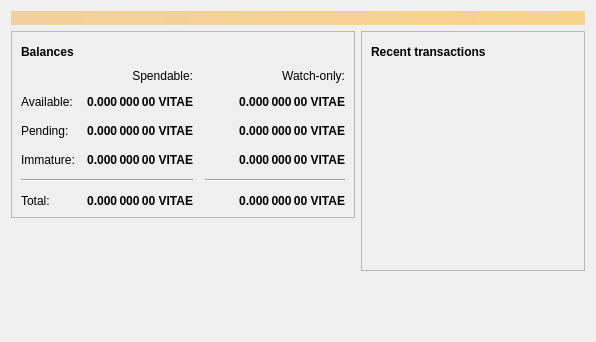
<?xml version="1.0" encoding="UTF-8"?>
<ui version="4.0">
 <class>OverviewPage</class>
 <widget class="QWidget" name="OverviewPage">
  <property name="geometry">
   <rect>
    <x>0</x>
    <y>0</y>
    <width>596</width>
    <height>342</height>
   </rect>
  </property>
  <property name="windowTitle">
   <string>Form</string>
  </property>
  <layout class="QVBoxLayout" name="topLayout">
   <item>
    <widget class="QLabel" name="labelAlerts">
     <property name="visible">
      <bool>false</bool>
     </property>
     <property name="styleSheet">
      <string notr="true">QLabel { background-color: qlineargradient(x1: 0, y1: 0, x2: 1, y2: 0, stop:0 #F0D0A0, stop:1 #F8D488); color:#000000; }</string>
     </property>
     <property name="wordWrap">
      <bool>true</bool>
     </property>
     <property name="margin">
      <number>3</number>
     </property>
     <property name="textInteractionFlags">
      <set>Qt::TextSelectableByMouse</set>
     </property>
    </widget>
   </item>
   <item>
    <layout class="QHBoxLayout" name="horizontalLayout" stretch="1,1">
     <item>
      <layout class="QVBoxLayout" name="verticalLayout_2">
       <item>
        <widget class="QFrame" name="frame">
         <property name="frameShape">
          <enum>QFrame::StyledPanel</enum>
         </property>
         <property name="frameShadow">
          <enum>QFrame::Raised</enum>
         </property>
         <layout class="QVBoxLayout" name="verticalLayout_4">
          <item>
           <layout class="QHBoxLayout" name="horizontalLayout_4">
            <item>
             <widget class="QLabel" name="label_5">
              <property name="font">
               <font>
                <weight>75</weight>
                <bold>true</bold>
               </font>
              </property>
              <property name="text">
               <string>Balances</string>
              </property>
             </widget>
            </item>
            <item>
             <widget class="QPushButton" name="labelWalletStatus">
              <property name="enabled">
               <bool>true</bool>
              </property>
              <property name="maximumSize">
               <size>
                <width>30</width>
                <height>16777215</height>
               </size>
              </property>
              <property name="toolTip">
               <string>The displayed information may be out of date. Your wallet automatically synchronizes with the Vitae network after a connection is established, but this process has not completed yet.</string>
              </property>
              <property name="text">
               <string/>
              </property>
              <property name="icon">
               <iconset resource="../vitae.qrc">
                <normaloff>:/icons/warning</normaloff>
                <disabledoff>:/icons/warning</disabledoff>:/icons/warning</iconset>
              </property>
              <property name="iconSize">
               <size>
                <width>24</width>
                <height>24</height>
               </size>
              </property>
              <property name="flat">
               <bool>true</bool>
              </property>
             </widget>
            </item>
            <item>
             <spacer name="horizontalSpacer_3">
              <property name="orientation">
               <enum>Qt::Horizontal</enum>
              </property>
              <property name="sizeHint" stdset="0">
               <size>
                <width>40</width>
                <height>20</height>
               </size>
              </property>
             </spacer>
            </item>
           </layout>
          </item>
          <item>
           <layout class="QGridLayout" name="gridLayout">
            <property name="spacing">
             <number>12</number>
            </property>
            <item row="2" column="2">
             <widget class="QLabel" name="labelWatchPending">
              <property name="font">
               <font>
                <weight>75</weight>
                <bold>true</bold>
               </font>
              </property>
              <property name="cursor">
               <cursorShape>IBeamCursor</cursorShape>
              </property>
              <property name="toolTip">
               <string>Unconfirmed transactions to watch-only addresses</string>
              </property>
              <property name="text">
               <string notr="true">0.000 000 00 VITAE</string>
              </property>
              <property name="alignment">
               <set>Qt::AlignRight|Qt::AlignTrailing|Qt::AlignVCenter</set>
              </property>
              <property name="textInteractionFlags">
               <set>Qt::LinksAccessibleByMouse|Qt::TextSelectableByKeyboard|Qt::TextSelectableByMouse</set>
              </property>
             </widget>
            </item>
            <item row="2" column="1">
             <widget class="QLabel" name="labelUnconfirmed">
              <property name="font">
               <font>
                <weight>75</weight>
                <bold>true</bold>
               </font>
              </property>
              <property name="cursor">
               <cursorShape>IBeamCursor</cursorShape>
              </property>
              <property name="toolTip">
               <string>Total of transactions that have yet to be confirmed, and do not yet count toward the spendable balance</string>
              </property>
              <property name="text">
               <string notr="true">0.000 000 00 VITAE</string>
              </property>
              <property name="alignment">
               <set>Qt::AlignRight|Qt::AlignTrailing|Qt::AlignVCenter</set>
              </property>
              <property name="textInteractionFlags">
               <set>Qt::LinksAccessibleByMouse|Qt::TextSelectableByKeyboard|Qt::TextSelectableByMouse</set>
              </property>
             </widget>
            </item>
            <item row="3" column="2">
             <widget class="QLabel" name="labelWatchImmature">
              <property name="font">
               <font>
                <weight>75</weight>
                <bold>true</bold>
               </font>
              </property>
              <property name="cursor">
               <cursorShape>IBeamCursor</cursorShape>
              </property>
              <property name="toolTip">
               <string>Mined balance in watch-only addresses that has not yet matured</string>
              </property>
              <property name="text">
               <string notr="true">0.000 000 00 VITAE</string>
              </property>
              <property name="alignment">
               <set>Qt::AlignRight|Qt::AlignTrailing|Qt::AlignVCenter</set>
              </property>
              <property name="textInteractionFlags">
               <set>Qt::LinksAccessibleByMouse|Qt::TextSelectableByKeyboard|Qt::TextSelectableByMouse</set>
              </property>
             </widget>
            </item>
            <item row="4" column="0" colspan="2">
             <widget class="Line" name="line">
              <property name="orientation">
               <enum>Qt::Horizontal</enum>
              </property>
             </widget>
            </item>
            <item row="4" column="2">
             <widget class="Line" name="lineWatchBalance">
              <property name="sizePolicy">
               <sizepolicy hsizetype="Preferred" vsizetype="Fixed">
                <horstretch>0</horstretch>
                <verstretch>0</verstretch>
               </sizepolicy>
              </property>
              <property name="minimumSize">
               <size>
                <width>140</width>
                <height>0</height>
               </size>
              </property>
              <property name="orientation">
               <enum>Qt::Horizontal</enum>
              </property>
             </widget>
            </item>
            <item row="5" column="0">
             <widget class="QLabel" name="labelTotalText">
              <property name="text">
               <string>Total:</string>
              </property>
             </widget>
            </item>
            <item row="3" column="1">
             <widget class="QLabel" name="labelImmature">
              <property name="font">
               <font>
                <weight>75</weight>
                <bold>true</bold>
               </font>
              </property>
              <property name="cursor">
               <cursorShape>IBeamCursor</cursorShape>
              </property>
              <property name="toolTip">
               <string>Mined balance that has not yet matured</string>
              </property>
              <property name="text">
               <string notr="true">0.000 000 00 VITAE</string>
              </property>
              <property name="alignment">
               <set>Qt::AlignRight|Qt::AlignTrailing|Qt::AlignVCenter</set>
              </property>
              <property name="textInteractionFlags">
               <set>Qt::LinksAccessibleByMouse|Qt::TextSelectableByKeyboard|Qt::TextSelectableByMouse</set>
              </property>
             </widget>
            </item>
            <item row="2" column="3">
             <spacer name="horizontalSpacer_2">
              <property name="orientation">
               <enum>Qt::Horizontal</enum>
              </property>
              <property name="sizeHint" stdset="0">
               <size>
                <width>40</width>
                <height>20</height>
               </size>
              </property>
             </spacer>
            </item>
            <item row="3" column="0">
             <widget class="QLabel" name="labelImmatureText">
              <property name="text">
               <string>Immature:</string>
              </property>
             </widget>
            </item>
            <item row="5" column="1">
             <widget class="QLabel" name="labelTotal">
              <property name="font">
               <font>
                <weight>75</weight>
                <bold>true</bold>
               </font>
              </property>
              <property name="cursor">
               <cursorShape>IBeamCursor</cursorShape>
              </property>
              <property name="toolTip">
               <string>Your current total balance</string>
              </property>
              <property name="text">
               <string notr="true">0.000 000 00 VITAE</string>
              </property>
              <property name="alignment">
               <set>Qt::AlignRight|Qt::AlignTrailing|Qt::AlignVCenter</set>
              </property>
              <property name="textInteractionFlags">
               <set>Qt::LinksAccessibleByMouse|Qt::TextSelectableByKeyboard|Qt::TextSelectableByMouse</set>
              </property>
             </widget>
            </item>
            <item row="5" column="2">
             <widget class="QLabel" name="labelWatchTotal">
              <property name="font">
               <font>
                <weight>75</weight>
                <bold>true</bold>
               </font>
              </property>
              <property name="cursor">
               <cursorShape>IBeamCursor</cursorShape>
              </property>
              <property name="toolTip">
               <string>Current total balance in watch-only addresses</string>
              </property>
              <property name="text">
               <string notr="true">0.000 000 00 VITAE</string>
              </property>
              <property name="alignment">
               <set>Qt::AlignRight|Qt::AlignTrailing|Qt::AlignVCenter</set>
              </property>
              <property name="textInteractionFlags">
               <set>Qt::LinksAccessibleByMouse|Qt::TextSelectableByKeyboard|Qt::TextSelectableByMouse</set>
              </property>
             </widget>
            </item>
            <item row="0" column="2">
             <widget class="QLabel" name="labelWatchonly">
              <property name="text">
               <string>Watch-only:</string>
              </property>
              <property name="alignment">
               <set>Qt::AlignRight|Qt::AlignTrailing|Qt::AlignVCenter</set>
              </property>
             </widget>
            </item>
            <item row="1" column="0">
             <widget class="QLabel" name="labelBalanceText">
              <property name="text">
               <string>Available:</string>
              </property>
             </widget>
            </item>
            <item row="1" column="1">
             <widget class="QLabel" name="labelBalance">
              <property name="font">
               <font>
                <weight>75</weight>
                <bold>true</bold>
               </font>
              </property>
              <property name="cursor">
               <cursorShape>IBeamCursor</cursorShape>
              </property>
              <property name="toolTip">
               <string>Your current spendable balance</string>
              </property>
              <property name="text">
               <string notr="true">0.000 000 00 VITAE</string>
              </property>
              <property name="alignment">
               <set>Qt::AlignRight|Qt::AlignTrailing|Qt::AlignVCenter</set>
              </property>
              <property name="textInteractionFlags">
               <set>Qt::LinksAccessibleByMouse|Qt::TextSelectableByKeyboard|Qt::TextSelectableByMouse</set>
              </property>
             </widget>
            </item>
            <item row="1" column="2">
             <widget class="QLabel" name="labelWatchAvailable">
              <property name="font">
               <font>
                <weight>75</weight>
                <bold>true</bold>
               </font>
              </property>
              <property name="cursor">
               <cursorShape>IBeamCursor</cursorShape>
              </property>
              <property name="toolTip">
               <string>Your current balance in watch-only addresses</string>
              </property>
              <property name="text">
               <string notr="true">0.000 000 00 VITAE</string>
              </property>
              <property name="alignment">
               <set>Qt::AlignRight|Qt::AlignTrailing|Qt::AlignVCenter</set>
              </property>
              <property name="textInteractionFlags">
               <set>Qt::LinksAccessibleByMouse|Qt::TextSelectableByKeyboard|Qt::TextSelectableByMouse</set>
              </property>
             </widget>
            </item>
            <item row="2" column="0">
             <widget class="QLabel" name="labelPendingText">
              <property name="text">
               <string>Pending:</string>
              </property>
             </widget>
            </item>
            <item row="0" column="1">
             <widget class="QLabel" name="labelSpendable">
              <property name="text">
               <string>Spendable:</string>
              </property>
              <property name="alignment">
               <set>Qt::AlignRight|Qt::AlignTrailing|Qt::AlignVCenter</set>
              </property>
             </widget>
            </item>
           </layout>
          </item>
         </layout>
        </widget>
       </item>
       <item>
        <spacer name="verticalSpacer">
         <property name="orientation">
          <enum>Qt::Vertical</enum>
         </property>
         <property name="sizeHint" stdset="0">
          <size>
           <width>20</width>
           <height>40</height>
          </size>
         </property>
        </spacer>
       </item>
      </layout>
     </item>
     <item>
      <layout class="QVBoxLayout" name="verticalLayout_3">
       <item>
        <widget class="QFrame" name="frame_2">
         <property name="frameShape">
          <enum>QFrame::StyledPanel</enum>
         </property>
         <property name="frameShadow">
          <enum>QFrame::Raised</enum>
         </property>
         <layout class="QVBoxLayout" name="verticalLayout">
          <item>
           <layout class="QHBoxLayout" name="horizontalLayout_2">
            <item>
             <widget class="QLabel" name="label_4">
              <property name="font">
               <font>
                <weight>75</weight>
                <bold>true</bold>
               </font>
              </property>
              <property name="text">
               <string>Recent transactions</string>
              </property>
             </widget>
            </item>
            <item>
             <widget class="QPushButton" name="labelTransactionsStatus">
              <property name="enabled">
               <bool>true</bool>
              </property>
              <property name="maximumSize">
               <size>
                <width>30</width>
                <height>16777215</height>
               </size>
              </property>
              <property name="toolTip">
               <string>The displayed information may be out of date. Your wallet automatically synchronizes with the Vitae network after a connection is established, but this process has not completed yet.</string>
              </property>
              <property name="text">
               <string/>
              </property>
              <property name="icon">
               <iconset resource="../vitae.qrc">
                <normaloff>:/icons/warning</normaloff>
                <disabledoff>:/icons/warning</disabledoff>:/icons/warning</iconset>
              </property>
              <property name="iconSize">
               <size>
                <width>24</width>
                <height>24</height>
               </size>
              </property>
              <property name="flat">
               <bool>true</bool>
              </property>
             </widget>
            </item>
            <item>
             <spacer name="horizontalSpacer">
              <property name="orientation">
               <enum>Qt::Horizontal</enum>
              </property>
              <property name="sizeHint" stdset="0">
               <size>
                <width>40</width>
                <height>20</height>
               </size>
              </property>
             </spacer>
            </item>
           </layout>
          </item>
          <item>
           <widget class="QListView" name="listTransactions">
            <property name="styleSheet">
             <string notr="true">QListView { background: transparent; }</string>
            </property>
            <property name="frameShape">
             <enum>QFrame::NoFrame</enum>
            </property>
            <property name="verticalScrollBarPolicy">
             <enum>Qt::ScrollBarAlwaysOff</enum>
            </property>
            <property name="horizontalScrollBarPolicy">
             <enum>Qt::ScrollBarAlwaysOff</enum>
            </property>
            <property name="selectionMode">
             <enum>QAbstractItemView::NoSelection</enum>
            </property>
           </widget>
          </item>
         </layout>
        </widget>
       </item>
       <item>
        <spacer name="verticalSpacer_2">
         <property name="orientation">
          <enum>Qt::Vertical</enum>
         </property>
         <property name="sizeHint" stdset="0">
          <size>
           <width>20</width>
           <height>40</height>
          </size>
         </property>
        </spacer>
       </item>
      </layout>
     </item>
    </layout>
   </item>
  </layout>
 </widget>
 <resources/>
 <connections/>
</ui>
